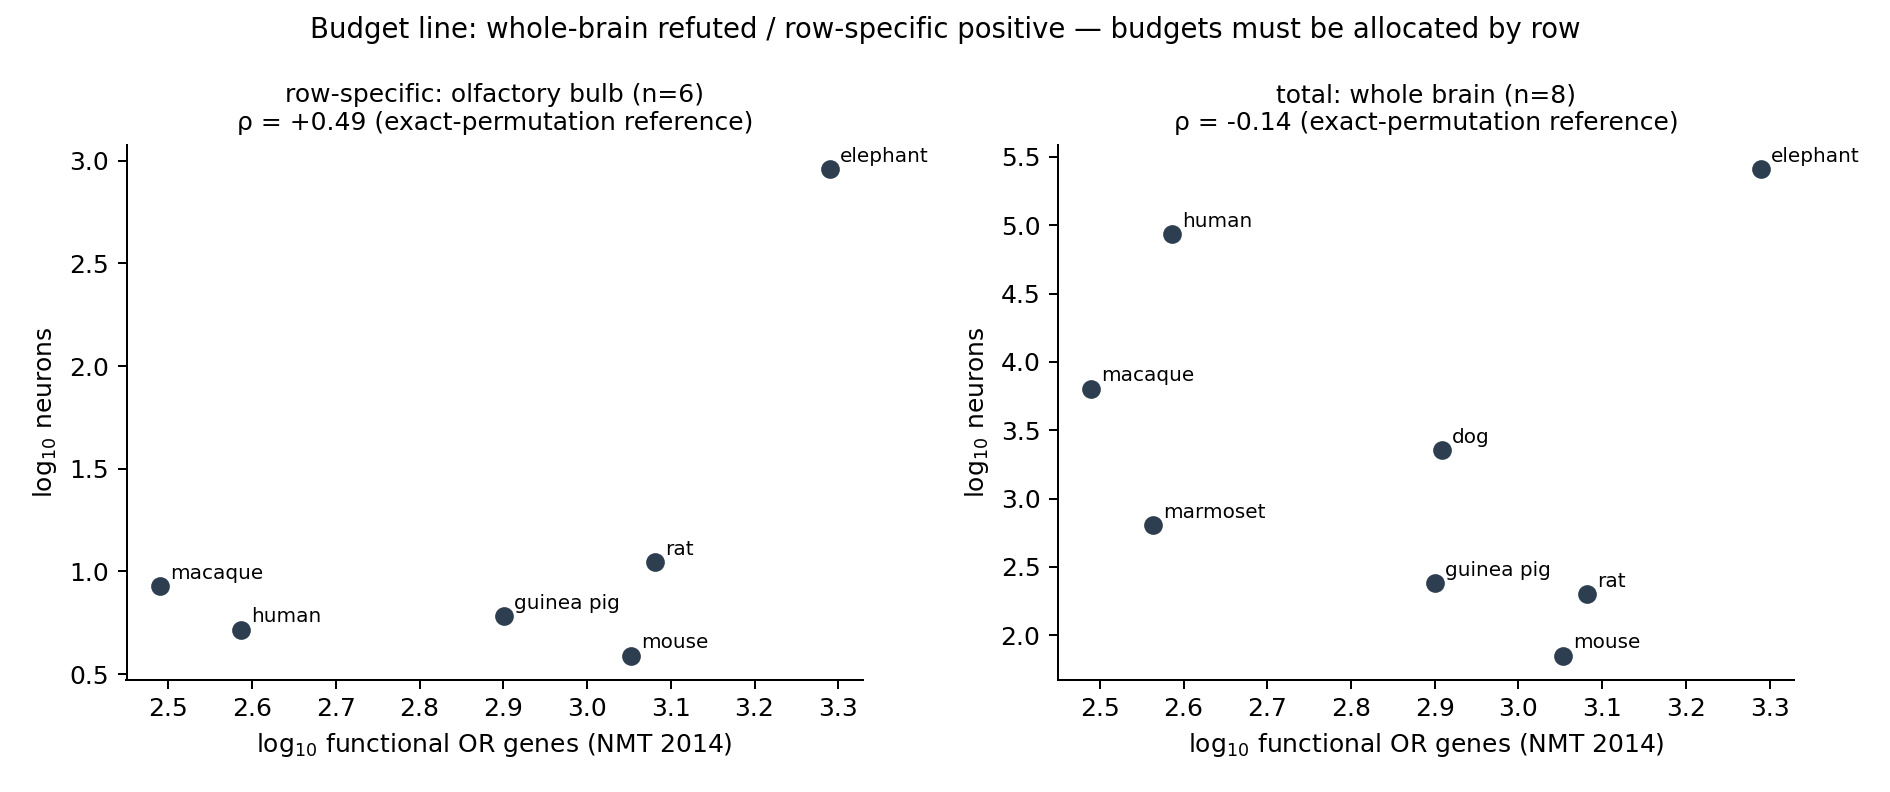

This chart was generated by the following Python code:
#!/usr/bin/env python3
# -*- coding: utf-8 -*-
"""fig3_rank_scatter.py —— 感知维数论文 图3 双面板秩-秩散点（复现件）

2026-09-21 数值核对终稿：图与预注册 v0.2 锁定数据逐项核对通过（14 点全部吻合），
本脚本由核对工作补录落盘（原生成脚本会话内嵌未存档，教训同 mantel_v0.1 整理——
图件必须脚本化存档）。重跑: python3 fig3_rank_scatter.py [--out 路径]

数据源（全部预注册 v0.2 锁定，跑前于结果先）：
  X = OR 功能基因数 intact（NMT 2014, Genome Res 24:1485-96, Fig 1A 图像精读）
  Y(左)  = 嗅球神经元数 ×10^6（Ribeiro 2014 FNA 8:23 Table 1；人=Oliveira-Pinto
           2014 男女均值 5.2M；象=Neves 2014 908.37M）
  Y(右)  = 全脑神经元数 ×10^6（Herculano-Houzel 系 isotropic fractionator，
           预注册 v0.1 主表+v0.2 L23 扩容：豚鼠 239.62M/绒猴 635.80M）
  ρ 值 = Spearman + exact permutation（预注册 v0.1/v0.2 锁定判据）
         OB n=6: +0.486（图注 +0.49）；全脑 n=8: -0.143（图注 -0.14）
"""
import argparse
import math

import matplotlib
matplotlib.use("Agg")
import matplotlib.pyplot as plt

# (物种, OR intact, OB 神经元 M, 全脑神经元 M)  —— 预注册 v0.2 锁定值
# OB 主集 n=6 = 主集锁定（绒猴 OB 有值但属 S2 敏感性口径，不入主面板——
# 预注册 v0.2 L22 主集六种；误入则 n=7 ρ=+0.536=S2 而非主分析 +0.486）
OB_MAIN = {"human", "macaque", "mouse", "rat", "guinea pig", "elephant"}
DATA = [
    ("human",      386,   5.20, 86100.00),
    ("macaque",    309,   8.47,  6376.16),
    ("mouse",     1130,   3.89,    70.89),
    ("rat",       1207,  11.10,   200.13),
    ("guinea pig", 796,   6.06,   239.62),
    ("elephant",  1948, 908.37, 257040.00),
    ("dog",        811,   None,  2252.69),
    ("marmoset",   366,   2.11,   635.80),
]


def rank(xs):
    order = sorted(range(len(xs)), key=lambda i: xs[i])
    r = [0.0] * len(xs)
    for pos, i in enumerate(order):
        r[i] = pos + 1.0
    return r


def spearman(a, b):
    ra, rb = rank(a), rank(b)
    n = len(a)
    ma, mb = sum(ra) / n, sum(rb) / n
    num = sum((x - ma) * (y - mb) for x, y in zip(ra, rb))
    den = math.sqrt(sum((x - ma) ** 2 for x in ra) * sum((y - mb) ** 2 for y in rb))
    return num / den


def panel(ax, rows, y_idx, title, label_y):
    xs = [math.log10(r[1]) for r in rows]
    ys = [math.log10(r[y_idx]) for r in rows]
    ax.scatter(xs, ys, s=90, color="#2e4057", zorder=3)
    for r, x, y in zip(rows, xs, ys):
        ax.annotate(r[0], (x, y), textcoords="offset points", xytext=(8, 4), fontsize=11)
    rho = spearman([r[1] for r in rows], [r[y_idx] for r in rows])
    ax.set_title(f"{title}\nρ = {rho:+.2f} (exact-permutation reference)", fontsize=13)
    ax.set_xlabel(r"$\log_{10}$ functional OR genes (NMT 2014)", fontsize=12)
    ax.set_ylabel(label_y, fontsize=12)
    print(f"  {title}: n={len(rows)} rho={rho:+.4f}")


def main():
    ap = argparse.ArgumentParser()
    ap.add_argument("--out", default="fig3_rank_scatter.png")
    args = ap.parse_args()

    ob_rows = [r for r in DATA if r[2] is not None and r[0] in OB_MAIN]
    wb_rows = [r for r in DATA if r[3] is not None]
    print("复现 fig3（数值层，预注册 v0.2 锁定数据）：")
    fig, axes = plt.subplots(1, 2, figsize=(14.5, 5.6))
    panel(axes[0], ob_rows, 2,
          "row-specific: olfactory bulb (n=6)", r"$\log_{10}$ neurons")
    panel(axes[1], wb_rows, 3,
          "total: whole brain (n=8)", r"$\log_{10}$ neurons")
    fig.suptitle(
        "Budget line: whole-brain refuted / row-specific positive "
        "— budgets must be allocated by row", fontsize=15)
    fig.tight_layout(rect=(0, 0, 1, 0.93))
    fig.savefig(args.out, dpi=150)
    print(f"  已输出 {args.out}")
    # 期望锚点（预注册 v0.2 首跑）：OB +0.486 / 全脑 -0.143
    assert abs(spearman([r[1] for r in ob_rows], [r[2] for r in ob_rows]) - 0.486) < 0.005
    assert abs(spearman([r[1] for r in wb_rows], [r[3] for r in wb_rows]) - (-0.143)) < 0.005
    print("  ρ 锚点校验通过（+0.486/-0.143）——与预注册首跑一致")


if __name__ == "__main__":
    main()
